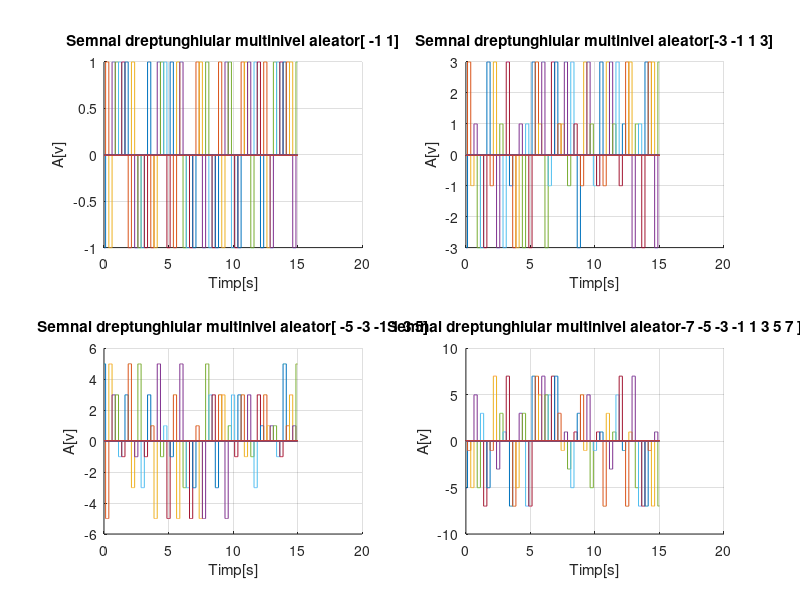

MATLAB code for this plot:

subplot (2,2,1);
t=0:0.002:15;
niv=[-1 1 ];%vector de valori
hold on %permite afisarea mai multor grafice in fig 
title ('Semnal dreptunghiular multinivel aleator[ -1 1]');
xlabel('Timp[s]');%numele abscisei
ylabel('A[v]');%numele ordonatei
for n=0:0.25:40 %durata fiecarui nivel 25ms
    x=datasample(niv, 1)% extrage cate 1 valoare aleatoarea din niv
    plot(t, x*rectpuls(t-n, 0.25)),grid%genereaza esantioane dreptunghiulare la punctele specificate
end

subplot (2,2,2);
t=0:0.002:15;
niv=[-3 -1 1 3];
hold on 
title ('Semnal dreptunghiular multinivel aleator[-3 -1 1 3]');
xlabel('Timp[s]');
ylabel('A[v]');
for n=0:0.25:40 %durata fiecarui nivel 25ms
    x=datasample(niv, 1)
    plot(t, x*rectpuls(t-n, 0.25)),grid
end

subplot (2,2,3);
t=0:0.002:15;
niv=[-5 -3 -1 1 3 5 ];
hold on 
title ('Semnal dreptunghiular multinivel aleator[ -5 -3 -1 1 3 5]');
xlabel('Timp[s]');
ylabel('A[v]');
for n=0:0.25:40 %durata fiecarui nivel 25ms
    x=datasample(niv, 1)
    plot(t, x*rectpuls(t-n, 0.25)),grid
end

subplot (2,2,4);
t=0:0.002:15;
niv=[-7 -5 -3 -1 1 3 5 7];
hold on 
title ('Semnal dreptunghiular multinivel aleator-7 -5 -3 -1 1 3 5 7 ]');
xlabel('Timp[s]');
ylabel('A[v]');
for n=0:0.25:40 %durata fiecarui nivel 25ms
    x=datasample(niv, 1)
    plot(t, x*rectpuls(t-n, 0.25)),grid
end

